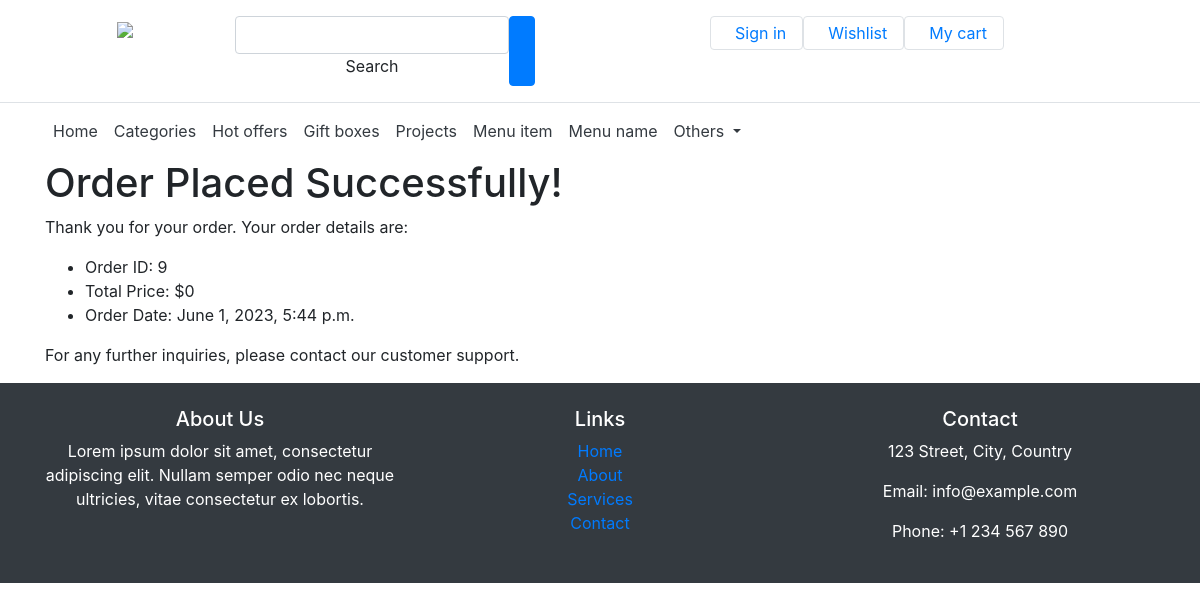
/order/success/, run on an earlier commit of the app's database.
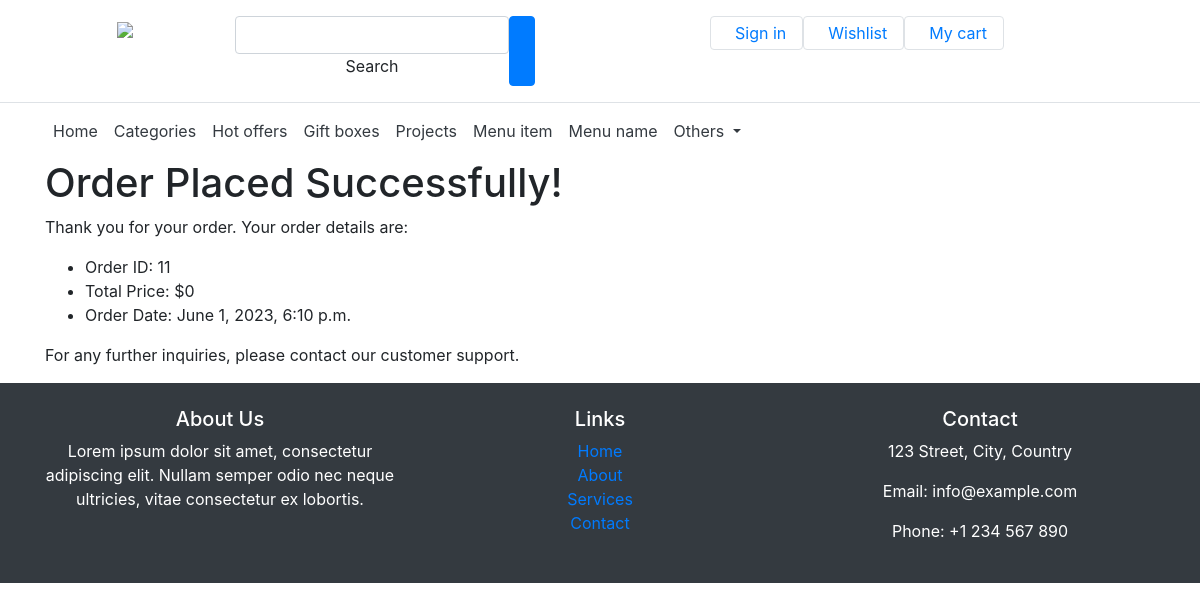
And on a later commit of the database.
### app1/models.py (models this page shows, shortened)
class Order(models.Model):
    customer = models.ForeignKey(Customer, on_delete=models.SET_NULL, null=True)
    name = models.CharField(max_length=100)
    email = models.EmailField()
    address = models.CharField(max_length=200,default='new')
    city = models.CharField(max_length=100)
    state = models.CharField(max_length=100)
    zipcode = models.CharField(max_length=10)
    order_date = models.DateTimeField(auto_now_add=True)
    def total_price(self):
        order_items = self.orderitem_set.all()
        return sum(item.product.price * item.quantity for item in order_items)

### app1/views.py (the view)
# urls.py: path('order/success/', views.order_success, name='order_success'),
def order_success(request):
    order = Order.objects.last()
    return render(request, 'app1/order_success.html', {'order': order})

### app1/templates/app1/order_success.html
{% extends 'base.html' %}
{% block content %}
    <div class="container">
        <h1>Order Placed Successfully!</h1>
        <p>Thank you for your order. Your order details are:</p>
        <ul>
            <li>Order ID: {{ order.pk }}</li>
            <li>Total Price: ${{ order.total_price }}</li>
            <li>Order Date: {{ order.order_date }}</li>
        </ul>
        <p>For any further inquiries, please contact our customer support.</p>
    </div>
{% endblock %}

What changed in the data, as far as the page shows it:
no longer on this page (row unchanged): Order: pk "9", total_price "0", order_date "June 1, 2023, 5:44 p.m."
added Order: pk "11", total_price "0", order_date "June 1, 2023, 6:10 p.m."
